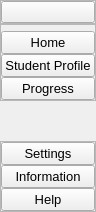
     <widget class="QWidget" name="leftMenuContainer" native="true">
      <property name="sizePolicy">
       <sizepolicy hsizetype="Preferred" vsizetype="Preferred">
        <horstretch>0</horstretch>
        <verstretch>0</verstretch>
       </sizepolicy>
      </property>
      <property name="minimumSize">
       <size>
        <width>0</width>
        <height>0</height>
       </size>
      </property>
      <property name="maximumSize">
       <size>
        <width>45</width>
        <height>16777215</height>
       </size>
      </property>
      <layout class="QVBoxLayout" name="verticalLayout_6">
       <property name="spacing">
        <number>0</number>
       </property>
       <property name="leftMargin">
        <number>0</number>
       </property>
       <property name="topMargin">
        <number>0</number>
       </property>
       <property name="rightMargin">
        <number>0</number>
       </property>
       <property name="bottomMargin">
        <number>0</number>
       </property>
       <item>
        <widget class="QWidget" name="leftMenuSubContainer" native="true">
         <layout class="QVBoxLayout" name="verticalLayout_7">
          <property name="spacing">
           <number>0</number>
          </property>
          <property name="leftMargin">
           <number>0</number>
          </property>
          <property name="topMargin">
           <number>0</number>
          </property>
          <property name="rightMargin">
           <number>0</number>
          </property>
          <property name="bottomMargin">
           <number>0</number>
          </property>
          <item alignment="Qt::AlignTop">
           <widget class="QFrame" name="frame">
            <property name="sizePolicy">
             <sizepolicy hsizetype="Preferred" vsizetype="Expanding">
              <horstretch>0</horstretch>
              <verstretch>0</verstretch>
             </sizepolicy>
            </property>
            <property name="styleSheet">
             <string notr="true"/>
            </property>
            <property name="frameShape">
             <enum>QFrame::StyledPanel</enum>
            </property>
            <property name="frameShadow">
             <enum>QFrame::Raised</enum>
            </property>
            <layout class="QVBoxLayout" name="verticalLayout_8">
             <property name="spacing">
              <number>0</number>
             </property>
             <property name="leftMargin">
              <number>0</number>
             </property>
             <property name="topMargin">
              <number>0</number>
             </property>
             <property name="rightMargin">
              <number>0</number>
             </property>
             <property name="bottomMargin">
              <number>0</number>
             </property>
             <item>
              <widget class="QPushButton" name="menu_pushButton">
               <property name="toolTip">
                <string>Menu</string>
               </property>
               <property name="styleSheet">
                <string notr="true">QPushButton#menu_pushButton:hover{
	background-color: rgb(145, 173, 179);
}

QPushButton#mnue_pushButton:pressed{
	background-color: rgb(78, 93, 100);
}</string>
               </property>
               <property name="text">
                <string/>
               </property>
               <property name="icon">
                <iconset resource="res.qrc">
                 <normaloff>:/icons/icons/align-justify.svg</normaloff>:/icons/icons/align-justify.svg</iconset>
               </property>
               <property name="iconSize">
                <size>
                 <width>30</width>
                 <height>30</height>
                </size>
               </property>
              </widget>
             </item>
            </layout>
           </widget>
          </item>
          <item alignment="Qt::AlignTop">
           <widget class="QFrame" name="frame_2">
            <property name="sizePolicy">
             <sizepolicy hsizetype="Preferred" vsizetype="Expanding">
              <horstretch>0</horstretch>
              <verstretch>0</verstretch>
             </sizepolicy>
            </property>
            <property name="styleSheet">
             <string notr="true"/>
            </property>
            <property name="frameShape">
             <enum>QFrame::StyledPanel</enum>
            </property>
            <property name="frameShadow">
             <enum>QFrame::Raised</enum>
            </property>
            <layout class="QVBoxLayout" name="verticalLayout_9">
             <property name="spacing">
              <number>0</number>
             </property>
             <property name="leftMargin">
              <number>0</number>
             </property>
             <property name="topMargin">
              <number>6</number>
             </property>
             <property name="rightMargin">
              <number>0</number>
             </property>
             <property name="bottomMargin">
              <number>0</number>
             </property>
             <item>
              <widget class="QPushButton" name="home_pushButton">
               <property name="font">
                <font>
                 <pointsize>10</pointsize>
                </font>
               </property>
               <property name="toolTip">
                <string>Home</string>
               </property>
               <property name="styleSheet">
                <string notr="true">QPushButton#home_pushButton:hover{
	background-color: rgb(145, 173, 179);
}

QPushButton#home_pushButton:pressed{
	background-color: rgb(78, 93, 100);
}</string>
               </property>
               <property name="text">
                <string>Home</string>
               </property>
               <property name="icon">
                <iconset resource="res.qrc">
                 <normaloff>:/icons/icons/home.svg</normaloff>:/icons/icons/home.svg</iconset>
               </property>
               <property name="iconSize">
                <size>
                 <width>30</width>
                 <height>30</height>
                </size>
               </property>
              </widget>
             </item>
             <item>
              <widget class="QPushButton" name="dataAnalysis_pushButton">
               <property name="font">
                <font>
                 <pointsize>10</pointsize>
                </font>
               </property>
               <property name="toolTip">
                <string>Modules</string>
               </property>
               <property name="styleSheet">
                <string notr="true">QPushButton#dataAnalysis_pushButton:hover{
	background-color: rgb(145, 173, 179);
}

QPushButton#dataAnalysis_pushButton:pressed{
	background-color: rgb(78, 93, 100);
}</string>
               </property>
               <property name="text">
                <string>Student Profile</string>
               </property>
               <property name="icon">
                <iconset resource="res.qrc">
                 <normaloff>:/icons/icons/users.svg</normaloff>:/icons/icons/users.svg</iconset>
               </property>
               <property name="iconSize">
                <size>
                 <width>30</width>
                 <height>30</height>
                </size>
               </property>
              </widget>
             </item>
             <item>
              <widget class="QPushButton" name="reports_pushButton">
               <property name="font">
                <font>
                 <pointsize>10</pointsize>
                </font>
               </property>
               <property name="toolTip">
                <string>Progress</string>
               </property>
               <property name="styleSheet">
                <string notr="true">QPushButton#reports_pushButton:hover{
	background-color: rgb(145, 173, 179);
}

QPushButton#reports_pushButton:pressed{
	background-color: rgb(78, 93, 100);
}</string>
               </property>
               <property name="text">
                <string>Progress</string>
               </property>
               <property name="icon">
                <iconset resource="res.qrc">
                 <normaloff>:/icons/icons/award.svg</normaloff>:/icons/icons/award.svg</iconset>
               </property>
               <property name="iconSize">
                <size>
                 <width>30</width>
                 <height>30</height>
                </size>
               </property>
              </widget>
             </item>
            </layout>
           </widget>
          </item>
          <item>
           <spacer name="verticalSpacer">
            <property name="orientation">
             <enum>Qt::Vertical</enum>
            </property>
            <property name="sizeHint" stdset="0">
             <size>
              <width>20</width>
              <height>40</height>
             </size>
            </property>
           </spacer>
          </item>
          <item alignment="Qt::AlignBottom">
           <widget class="QFrame" name="frame_3">
            <property name="sizePolicy">
             <sizepolicy hsizetype="Preferred" vsizetype="Preferred">
              <horstretch>0</horstretch>
              <verstretch>0</verstretch>
             </sizepolicy>
            </property>
            <property name="styleSheet">
             <string notr="true"/>
            </property>
            <property name="frameShape">
             <enum>QFrame::StyledPanel</enum>
            </property>
            <property name="frameShadow">
             <enum>QFrame::Raised</enum>
            </property>
            <layout class="QVBoxLayout" name="verticalLayout_10">
             <property name="spacing">
              <number>0</number>
             </property>
             <property name="leftMargin">
              <number>0</number>
             </property>
             <property name="topMargin">
              <number>0</number>
             </property>
             <property name="rightMargin">
              <number>0</number>
             </property>
             <property name="bottomMargin">
              <number>0</number>
             </property>
             <item>
              <widget class="QPushButton" name="settings_pushButton">
               <property name="font">
                <font>
                 <pointsize>10</pointsize>
                </font>
               </property>
               <property name="toolTip">
                <string>Settings</string>
               </property>
               <property name="styleSheet">
                <string notr="true">QPushButton#settings_pushButton:hover{
	background-color: rgb(145, 173, 179);
}

QPushButton#settings_pushButton:pressed{
	background-color: rgb(78, 93, 100);
}</string>
               </property>
               <property name="text">
                <string>Settings</string>
               </property>
               <property name="icon">
                <iconset resource="res.qrc">
                 <normaloff>:/icons/icons/settings.svg</normaloff>:/icons/icons/settings.svg</iconset>
               </property>
               <property name="iconSize">
                <size>
                 <width>30</width>
                 <height>30</height>
                </size>
               </property>
              </widget>
             </item>
             <item>
              <widget class="QPushButton" name="information_pushButton">
               <property name="font">
                <font>
                 <pointsize>10</pointsize>
                </font>
               </property>
               <property name="toolTip">
                <string>Information about the app</string>
               </property>
               <property name="styleSheet">
                <string notr="true">QPushButton#information_pushButton:hover{
	background-color: rgb(145, 173, 179);
}

QPushButton#information_pushButton:pressed{
	background-color: rgb(78, 93, 100);
}</string>
               </property>
               <property name="text">
                <string>Information</string>
               </property>
               <property name="icon">
                <iconset resource="res.qrc">
                 <normaloff>:/icons/icons/info.svg</normaloff>:/icons/icons/info.svg</iconset>
               </property>
               <property name="iconSize">
                <size>
                 <width>30</width>
                 <height>30</height>
                </size>
               </property>
              </widget>
             </item>
             <item>
              <widget class="QPushButton" name="help_pushButton">
               <property name="font">
                <font>
                 <pointsize>10</pointsize>
                </font>
               </property>
               <property name="toolTip">
                <string>Get more help</string>
               </property>
               <property name="styleSheet">
                <string notr="true">QPushButton#help_pushButton:hover{
	background-color: rgb(145, 173, 179);
}

QPushButton#help_pushButton:pressed{
	background-color: rgb(78, 93, 100);
}</string>
               </property>
               <property name="text">
                <string>Help</string>
               </property>
               <property name="icon">
                <iconset resource="res.qrc">
                 <normaloff>:/icons/icons/help-circle.svg</normaloff>:/icons/icons/help-circle.svg</iconset>
               </property>
               <property name="iconSize">
                <size>
                 <width>30</width>
                 <height>30</height>
                </size>
               </property>
              </widget>
             </item>
            </layout>
           </widget>
          </item>
         </layout>
        </widget>
       </item>
      </layout>
     </widget>
